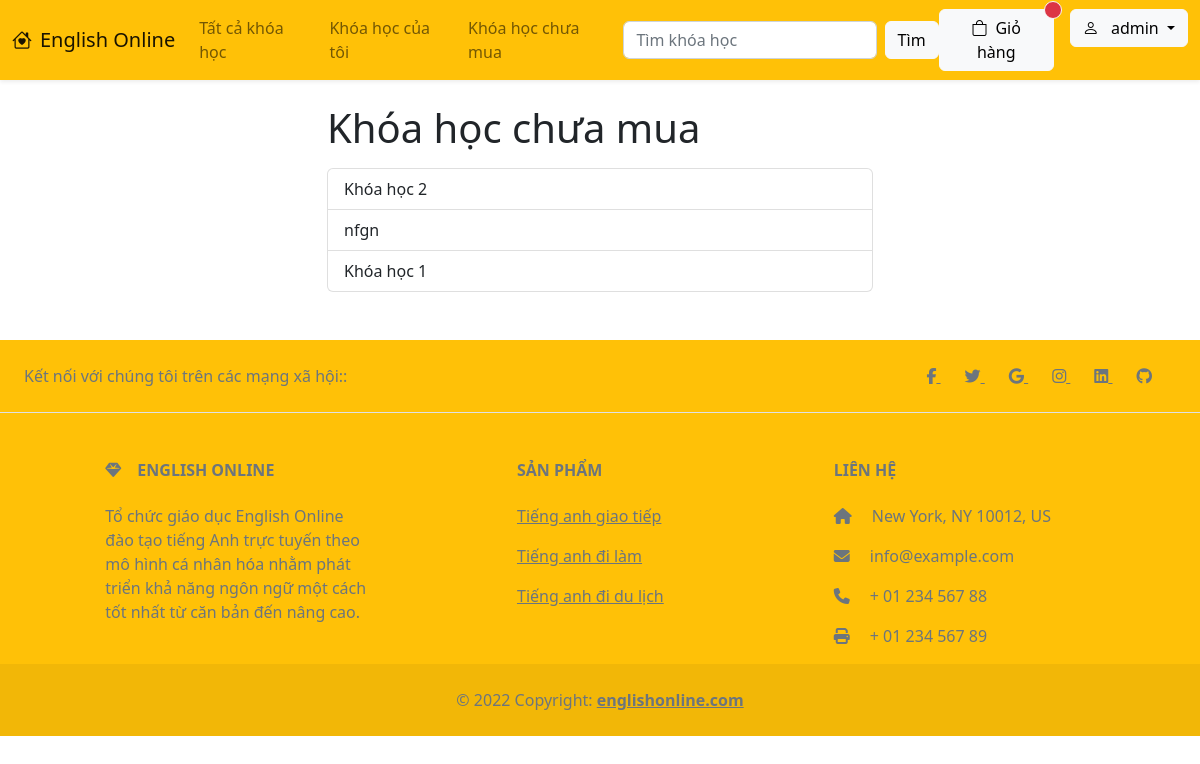
Before: /courses-notbuy/ (signed in) with the older database file.
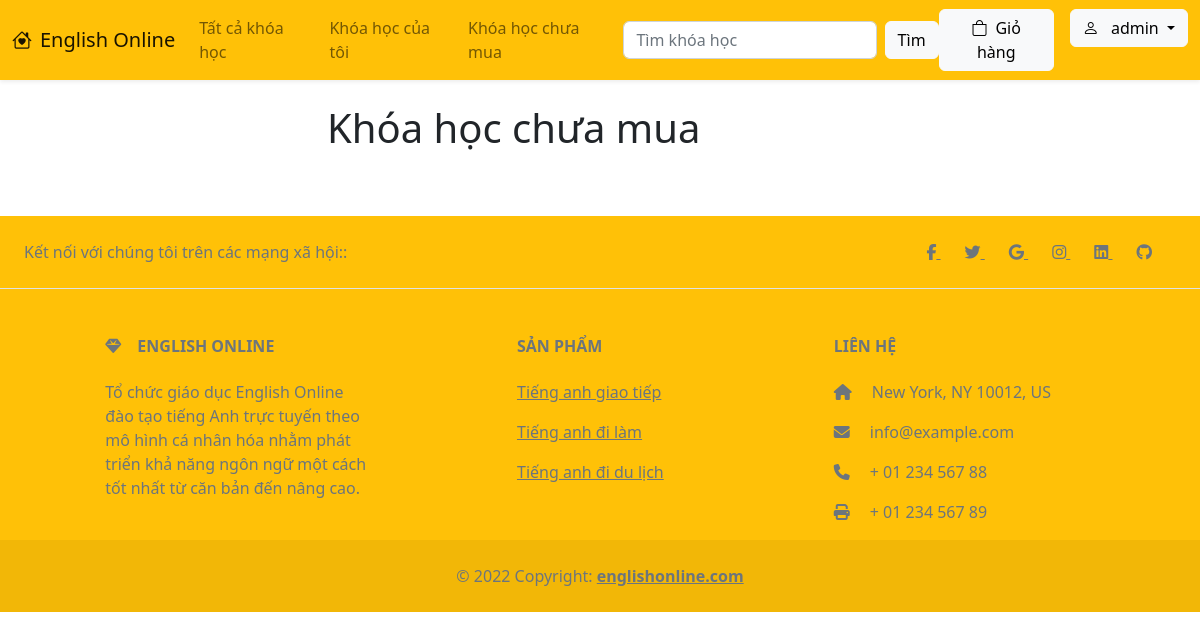
After: the same page with the newer database file.
### CM/models.py (models this page shows, shortened)
class Course(models.Model):
    title = models.CharField(max_length=200)
    img = models.ImageField(upload_to='images/')
    descreption = models.CharField(max_length=1000)
    price = models.IntegerField()
    videos = models.ManyToManyField('Video', blank=True)
    tag_name = models.CharField(max_length=20, blank=True, null=True)

### CM/views.py (the view)
# urls.py: path('courses-notbuy/', views.course_notbuy, name='course_notbuy'),
def course_notbuy(request):
    courses = Course.objects.all().exclude(usercourse__user=request.user, usercourse__status='purchased')
    context = {
        'courses': courses
    }
    return render(request, 'course_notbuy.html', context)

### CM/templates/course_notbuy.html
{% extends 'base.html' %}
{% block content %}
<div class="container">
    <div class="row justify-content-center">
        <div class="col-12 col-lg-6 col-md-8">
            <h1 class="mb-3">Khóa học chưa mua</h1>
            <ul class="list-group">
                {% for course in courses %}
                    <a href="{% url 'course_detail' course.id %}" class="list-group-item list-group-item-action">
                        {{ course.title }}
                    </a>
                {% endfor %}
            </ul>
        </div>
    </div>
</div>
{% endblock%}

Changed rows visible on the page:
removed Course: title "Khóa học 2"
removed Course: title "nfgn"
removed Course: title "Khóa học 1"
